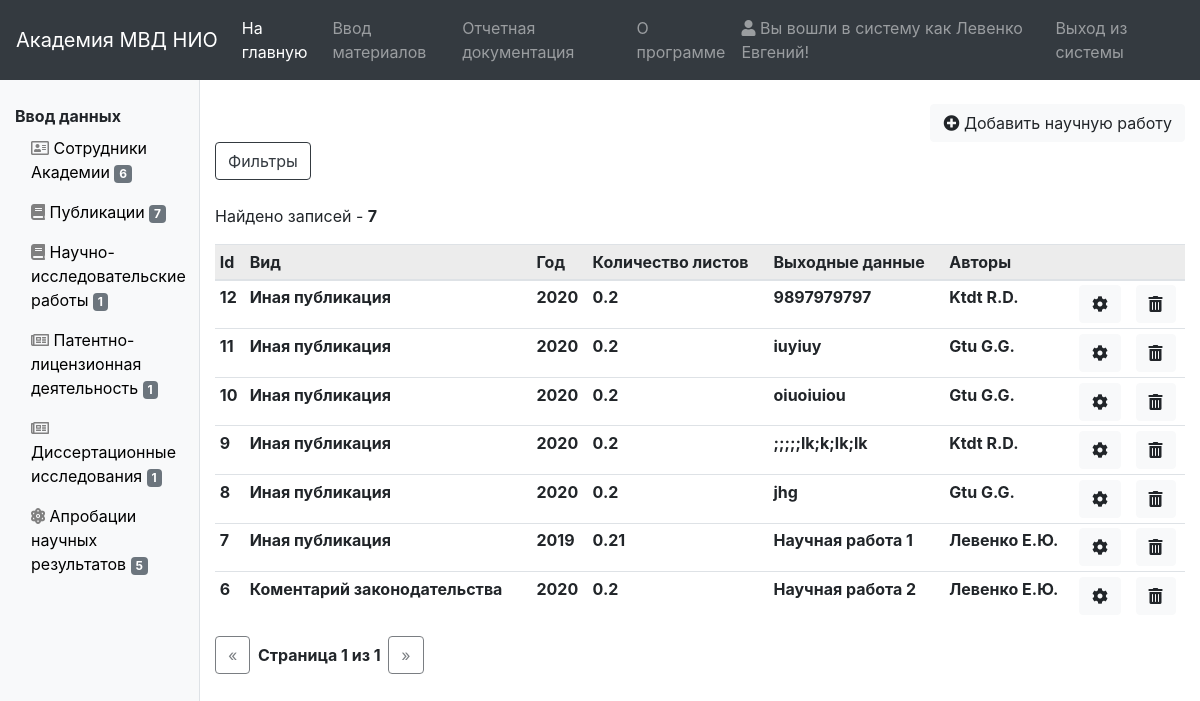
The page /sciencework/ (signed in) on the database its author committed.
### sciencework/models.py (models this page shows, shortened)
class Sciencework(models.Model):
    kind = models.ForeignKey(Publicationkind, on_delete=models.SET_NULL, null=True, verbose_name="Вид научной работы")
    year = models.IntegerField(verbose_name="Год издания")
    half_year = models.CharField(max_length=10, default="Не указано", verbose_name="Полугодие")
    output_data = models.TextField(verbose_name="Выходные данные")
    sheet_count = models.CharField(max_length=100, blank=True, null=True, verbose_name="Количество печатных листов")
    publisher = models.ForeignKey(Publisher, on_delete=models.SET_NULL, blank=True, null=True, verbose_name="Издатель")
    grif = models.ForeignKey(Grif, on_delete=models.SET_NULL, blank=True, null=True, verbose_name="Гриф")
    magazine = models.ForeignKey(Magazine, on_delete=models.SET_NULL, blank=True, null=True, verbose_name="Журнал")
    digest = models.ForeignKey(Digest, on_delete=models.SET_NULL, blank=True, null=True, verbose_name="Сборник статей")
    in_vak = models.BooleanField(blank=True, null=True, verbose_name="Является работой ВАК")
    in_internationals = models.ManyToManyField(InternationalBase,
                                               verbose_name="Входит в международную базу научного цитирования", blank=True)
    interest = models.ForeignKey(Interest, on_delete=models.SET_NULL, blank=True, null=True, verbose_name="В чьих интересах")
    conference = models.ForeignKey(Conference, on_delete=models.SET_NULL, blank=True, null=True,
                                   verbose_name="Конференция")
    work_is_foreignauthors = models.BooleanField(blank=True, null=True, verbose_name="Участие сторонних авторов")
    other_author_count = models.IntegerField(default=0, blank=True, null=True, verbose_name="Количество сторонних авторов")
    sciencework_student_participation = models.BooleanField(blank=True, null=True, default=False,
                                                            verbose_name="Участие обучающихся")
    authors = models.ManyToManyField(Author, verbose_name="Авторы")
    subdivisions = models.ManyToManyField(Subdivision, verbose_name="Подразделения")
    subspecies = models.ForeignKey(Subspecies, on_delete=models.SET_NULL, blank=True, null=True,
                                   verbose_name="Подвид учебного издания")
    org_founder = models.ForeignKey(Orgfounder, on_delete=models.SET_NULL, blank=True, null=True,
                                    verbose_name="Организация учредитель сборника")
    date_added = models.DateTimeField(blank=True, null=True, verbose_name="Дата и время моследнего изменения")
    user_added = models.ForeignKey(User, on_delete=models.SET_NULL, blank=True, null=True,
                                   verbose_name="Кем внесено/изменено")
    class Meta:
        ordering = ('kind',)
        verbose_name = 'Научная работа'
        verbose_name_plural = 'Научная работа'

class Publicationkind(models.Model):
    publication_kind = models.CharField(max_length=255)
    def __str__(self):
        return self.publication_kind
    class Meta:
        ordering = ('publication_kind',)
        verbose_name = 'Вид публикации'
        verbose_name_plural = 'Виды публикации'

### authors/models.py (models this page shows, shortened)
class Author(models.Model):
    subdivision = models.ForeignKey(Subdivision, on_delete=models.SET_NULL, null=True, verbose_name="Подразделение")
    lastname = models.CharField(max_length=100, verbose_name="Фамилия", validators=[name_validator])
    firstname = models.CharField(max_length=100, verbose_name="Имя", validators=[name_validator])
    patronymic = models.CharField(max_length=100, verbose_name="Отчество", validators=[name_validator])
    date_of_birth = models.DateField(blank=True, null=True, verbose_name="Дата рождения")
    rank = models.ForeignKey(Rank, on_delete=models.SET_NULL, blank=True, null=True, verbose_name="Звание")
    position = models.ForeignKey(Position, on_delete=models.SET_NULL, blank=True, null=True, verbose_name="Должность")
    position_date = models.DateField(blank=True, null=True, verbose_name="Дата назначения на должность")
    is_docentvak = models.BooleanField(default=False, verbose_name="Является доцентом ВАК")
    docentvak_date = models.DateField(blank=True, null=True, verbose_name="Дата присовения доцента ВАК")
    is_professor = models.BooleanField(default=False, verbose_name="Является профессором")
    professor_date = models.DateField(blank=True, null=True, verbose_name="Дата присвоения профессороской степени")
    is_candidate = models.BooleanField(default=False, verbose_name="Является кандидатом наук")
    candidate_date = models.DateField(blank=True, null=True, verbose_name="Дата присвоения кандидата наук")
    candidate_title = models.TextField(blank=True, null=True, verbose_name="Название кандидатской диссертации")
    candidate_specialty = models.ForeignKey(Candidatespecialty, on_delete=models.SET_NULL, blank=True, null=True,
                                            verbose_name="Кандидатская специальность")
    is_doctor = models.BooleanField(default=False, verbose_name="Является доктором наук")
    doctor_date = models.DateField(blank=True, null=True, verbose_name="Дата присвоения доктора наук")
    doctor_title = models.TextField(blank=True, null=True, verbose_name="Название докторской диссертации")
    doctor_specialty = models.ForeignKey(Doctorspecialty, on_delete=models.SET_NULL, blank=True, null=True,
                                         verbose_name="Докторская специальность")
    extra_data = models.TextField(blank=True, null=True, verbose_name="Дополнительные данные")
    work_status = models.ForeignKey(Workstatus, on_delete=models.SET_NULL, null=True,
                                    verbose_name="Рабочий статус")
    def __str__(self):
        return self.lastname + ' ' + self.firstname + ' ' + self.patronymic + ' ' + str(self.subdivision)
    class Meta:
        ordering = ('lastname',)
        verbose_name = 'Автор'
        verbose_name_plural = 'Авторы'
    @property
    def get_full_name(self):
        return "{} {}.{}.".format(self.lastname, self.firstname[0], self.patronymic[0])

### sciencework/views.py (the view)
# urls.py: path('', login_required(views.sciencework_list), name='list'),
def sciencework_list(request):
    f = ScienceWorkFilter(request.GET, queryset=Sciencework.objects.all().order_by('-pk'))
    paginator = Paginator(f.qs, 50)
    page = request.GET.get('page')
    scinceworks = paginator.get_page(page)
    return render(request, 'sciencework/sciencework_list.html', {'list': scinceworks,
                                                                 'filter': f,
                                                                 })

### authors/models.py (called while the page is built)
    def __str__(self):
        return self.subdivision_name

### context_processors/side_panel_context.py (called while the page is built)
def counts(request):
    return {'author_count': Author.objects.all().count(),
            'sciencework_count': Sciencework.objects.all().count(),
            'nir_count': NIR.objects.all().count(),
            'pld_count': PLD.objects.all().count(),
            'dissertation_count': DissertationResearch.objects.all().count(),
            'anr_count': ANR.objects.all().count(),
            }

### sciencework/models.py (called while the page is built)
    def __str__(self):
        return self.grif_name

    def __str__(self):
        return self.interest_name

    def __str__(self):
        return self.base_name

    def __str__(self):
        return self.publisher_name

    def __str__(self):
        return self.title

### sciencework/templates/sciencework/sciencework_list.html (shortened to what this page needs)
{% extends "base_list.html" %}
{% load url_replace %}
{% load static %}
{% block add_button %}
    <a href="{% url 'sciencework:add' %}" class="btn btn-light"><i class="fas fa-plus-circle"></i> Добавить научную работу</a>
{% endblock %}
{% block list %}
    <table class="table table-sm">
        <thead class="table-active">
        <tr>
            <th scope="col" class="sorting" id='id'>Id</th>
            <th scope="col" class="sorting" id='kind'>Вид</th>
            <th scope="col" class="sorting" id='year'>Год</th>
            <th scope="col">Количество листов</th>
            <th scope="col">Выходные данные</th>
            <th scope="col">Авторы</th>
            <th scope="col"></th>
            <th scope="col"></th>
        </tr>
        </thead>
        <tbody>
        {% for sw in list %}
            <tr>
                <th scope="row">{{ sw.id }}</th>
                <th scope="row">{{ sw.kind }}</th>
                <th scope="row">{{ sw.year }}</th>
                <th scope="row">{{ sw.sheet_count }}</th>
                <th scope="row">{{ sw.output_data }}</th>
                <th scope="row">
                    {% for author in sw.authors.all %}
                        {{ author.get_full_name }}<br>
                    {% endfor %}
                </th>
                <td><a href="{% url 'sciencework:update' sw.id %}" class="btn btn-light"><i class="fas fa-cog"></i></a></td>
                <td><a href="{% url 'sciencework:delete' sw.id %}" class="btn btn-light"><i class="fas fa-trash-alt"></i></a></td>
            </tr>
        {% endfor %}
        </tbody>
    </table>
{% endblock %}

### index/templates/index/common/navs/nav.html (shortened to what this page needs)
<nav class="navbar navbar-expand-lg navbar-dark bg-dark">
    <a class="navbar-brand" href="">Академия МВД НИО</a>
    <div class="collapse navbar-collapse" id="navbarSupportedContent">
        <ul class="navbar-nav mr-auto">
            <li class="nav-item active">
                <a class="nav-link" href="{% url 'index:index' %}">На главную<span class="sr-only">(current)</span></a>
            </li>
            <li class="nav-item">
                <a class="nav-link" href="{% url 'authors:list' %}">Ввод материалов</a>
            </li>
            <li class="nav-item">
                <a class="nav-link" href="">Отчетная документация</a>
            </li>
            <li class="nav-item">
                <a class="nav-link" href="{% url 'index:about' %}">О программе</a>
            </li>
        </ul>
        <ul class="navbar-nav">
            {% if user.is_authenticated  %}
                <li class="nav-item">
                    <a class="nav-link"><i class="fas fa-user"></i> Вы вошли в систему как {{ user.last_name }} {{ user.first_name }}!</a>
                </li>
                <li class="nav-item">
                    <a class="nav-link" href="{% url 'logout' %}"> Выход из системы</a>
                </li>
            {% else %}
                <li class="nav-item">
                    <a class="nav-link" href=""><i class="fas fa-user"></i> Вход в систему</a>
                </li>
            {% endif %}
        </ul>
    </div>
</nav>

### rows shown on the page
Sciencework: id "12", kind "Иная публикация", year "2020", sheet_count "0.2", output_data "9897979797"
Author: get_full_name "Ktdt R.D."
Sciencework: id "11", kind "Иная публикация", year "2020", sheet_count "0.2", output_data "iuyiuy"
Author: get_full_name "Gtu G.G."
Sciencework: id "10", kind "Иная публикация", year "2020", sheet_count "0.2", output_data "oiuoiuiou"
Sciencework: id "9", kind "Иная публикация", year "2020", sheet_count "0.2", output_data ";;;;;lk;k;lk;lk"
Sciencework: id "8", kind "Иная публикация", year "2020", sheet_count "0.2", output_data "jhg"
Sciencework: id "7", kind "Иная публикация", year "2019", sheet_count "0.21", output_data "Научная работа 1"
Author: get_full_name "Левенко Е.Ю."
Sciencework: id "6", kind "Коментарий законодательства", year "2020", sheet_count "0.2", output_data "Научная работа 2"

### other values the page prints
{{ user.last_name }} "Левенко"
{{ user.first_name }} "Евгений"
{{ author_count }} "6"
{{ sciencework_count }} "7"
{{ nir_count }} "1"
{{ pld_count }} "1"
{{ dissertation_count }} "1"
{{ anr_count }} "5"
{{ filter.qs|length }} "7"
{{ list.number }} "1"
{{ list.paginator.num_pages }} "1"
